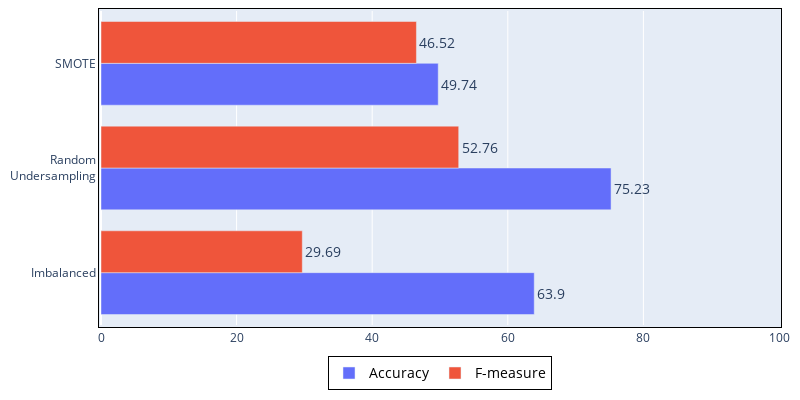

Write notebook code for a chart like this one.
### Code cell
#speed variation;speed;distance;course variation;time gap;total time
accuracy  = data7.iloc[:, 1]
fmeasure  = data7.iloc[:, 2] * 100
gmeasure  = data7.iloc[:, 3] * 100
accuracyTwoDec = round(accuracy, 2) # Para etiquetas
fmeasureTwoDec = round(fmeasure, 2) # Para etiquetas
x = data1.labels       
x[1] = "Random<br>Undersampling"          

fig = go.Figure(go.Bar(x=accuracy, y=x, orientation='h', name='Accuracy', text=accuracyTwoDec, textposition='outside', outsidetextfont= dict(size=14),))
fig.add_trace(  go.Bar(x=fmeasure, y=x, orientation='h', name='F-measure', text=fmeasureTwoDec, textposition='outside', outsidetextfont= dict(size=14),))

fig.update_layout(
    legend=dict(
        traceorder="normal",
        font=dict(
            size=14,
            color="black"
        ),
        bordercolor="Black",
        borderwidth=1,
        xanchor = "center", # Para centrarla horizontalmente
        x = 0.5,            # Para centrarla horizontalmente
        orientation="h",    # Para centrarla horizontalmente
    ),
    autosize=False,
    width=800,
    height=400,
    xaxis= {
        'linecolor': 'black',
        'linewidth': 1,
        'mirror': True,
        "range": [ 0, 100 ],
    },
    yaxis= {
      #  'categoryorder': 'array',                                   # Para que ordene por accuracy
      #  'categoryarray': [x for _, x in sorted(zip(accuracy, x))],  # Para que ordene por accuracy
        'linecolor': 'black',
        'linewidth': 1,
        'mirror': True
    },
    margin={
        'l':   10,
        'r':   10,
        'b':   10,
        't':   10,
        'pad': 2
    }
)
fig.show() # Para que salga el resultado
#### Se guarda el diagrama ####
pio.write_image(fig, "ilu7.svg")

### Figure 1 — Plotly figure (JSON) as saved in the notebook; plotly's stock layout.template omitted (floating-point values rounded to 4 significant figures)
{"data": [{"name": "Accuracy", "orientation": "h", "outsidetextfont": {"size": 14}, "text": [63.9, 75.23, 49.74], "textposition": "outside", "type": "bar", "x": [63.9, 75.23, 49.74], "y": ["Imbalanced", "Random<br>Undersampling", "SMOTE"]}, {"name": "F-measure", "orientation": "h", "outsidetextfont": {"size": 14}, "text": [29.69, 52.76, 46.52], "textposition": "outside", "type": "bar", "x": [29.69, 52.76, 46.52], "y": ["Imbalanced", "Random<br>Undersampling", "SMOTE"]}], "layout": {"autosize": false, "height": 400, "legend": {"bordercolor": "Black", "borderwidth": 1, "font": {"color": "black", "size": 14}, "orientation": "h", "traceorder": "normal", "x": 0.5, "xanchor": "center"}, "margin": {"b": 10, "l": 10, "pad": 2, "r": 10, "t": 10}, "width": 800, "xaxis": {"linecolor": "black", "linewidth": 1, "mirror": true, "range": [0, 100]}, "yaxis": {"linecolor": "black", "linewidth": 1, "mirror": true}}}
